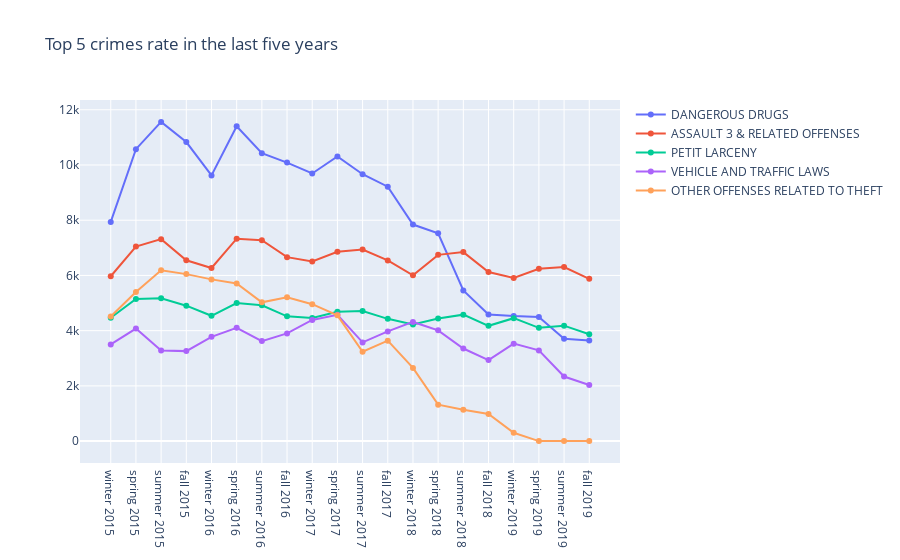

The code cell stored with this chart in its notebook:
### Code cell
fig = go.Figure()

j=0
for i in c:
    num=j+20
    fig.add_trace(go.Scatter(x=season, y=lis[j:num],
                             mode='lines+markers',
                             name=i
                            ))
    j+=20
fig.update_layout(title='Top 5 crimes rate in the last five years')
fig.show()

### Figure 1 — Plotly figure (JSON) as saved in the notebook; plotly's stock layout.template omitted (floating-point values rounded to 4 significant figures)
{"data": [{"mode": "lines+markers", "name": "DANGEROUS DRUGS", "type": "scatter", "x": ["winter 2015", "spring 2015", "summer 2015", "fall 2015", "winter 2016", "spring 2016", "summer 2016", "fall 2016", "winter 2017", "spring 2017", "summer 2017", "fall 2017", "winter 2018", "spring 2018", "summer 2018", "fall 2018", "winter 2019", "spring 2019", "summer 2019", "fall 2019"], "y": [7939, 10573, 11561, 10831, 9623, 11402, 10426, 10086, 9693, 10310, 9665, 9214, 7843, 7524, 5454, 4586, 4528, 4497, 3708, 3648]}, {"mode": "lines+markers", "name": "ASSAULT 3 & RELATED OFFENSES", "type": "scatter", "x": ["winter 2015", "spring 2015", "summer 2015", "fall 2015", "winter 2016", "spring 2016", "summer 2016", "fall 2016", "winter 2017", "spring 2017", "summer 2017", "fall 2017", "winter 2018", "spring 2018", "summer 2018", "fall 2018", "winter 2019", "spring 2019", "summer 2019", "fall 2019"], "y": [5971, 7044, 7315, 6551, 6269, 7331, 7277, 6662, 6508, 6855, 6935, 6545, 6003, 6745, 6845, 6123, 5910, 6242, 6306, 5877]}, {"mode": "lines+markers", "name": "PETIT LARCENY", "type": "scatter", "x": ["winter 2015", "spring 2015", "summer 2015", "fall 2015", "winter 2016", "spring 2016", "summer 2016", "fall 2016", "winter 2017", "spring 2017", "summer 2017", "fall 2017", "winter 2018", "spring 2018", "summer 2018", "fall 2018", "winter 2019", "spring 2019", "summer 2019", "fall 2019"], "y": [4469, 5149, 5173, 4905, 4539, 5001, 4918, 4518, 4461, 4682, 4708, 4428, 4223, 4441, 4580, 4175, 4452, 4103, 4181, 3869]}, {"mode": "lines+markers", "name": "VEHICLE AND TRAFFIC LAWS", "type": "scatter", "x": ["winter 2015", "spring 2015", "summer 2015", "fall 2015", "winter 2016", "spring 2016", "summer 2016", "fall 2016", "winter 2017", "spring 2017", "summer 2017", "fall 2017", "winter 2018", "spring 2018", "summer 2018", "fall 2018", "winter 2019", "spring 2019", "summer 2019", "fall 2019"], "y": [3502, 4076, 3279, 3259, 3778, 4104, 3621, 3901, 4387, 4572, 3575, 3972, 4316, 4012, 3353, 2933, 3530, 3285, 2339, 2031]}, {"mode": "lines+markers", "name": "OTHER OFFENSES RELATED TO THEFT", "type": "scatter", "x": ["winter 2015", "spring 2015", "summer 2015", "fall 2015", "winter 2016", "spring 2016", "summer 2016", "fall 2016", "winter 2017", "spring 2017", "summer 2017", "fall 2017", "winter 2018", "spring 2018", "summer 2018", "fall 2018", "winter 2019", "spring 2019", "summer 2019", "fall 2019"], "y": [4513, 5400, 6188, 6048, 5857, 5711, 5026, 5213, 4958, 4555, 3236, 3637, 2652, 1319, 1133, 980, 300, 0, 0, 0]}], "layout": {"title": {"text": "Top 5 crimes rate in the last five years"}}}
